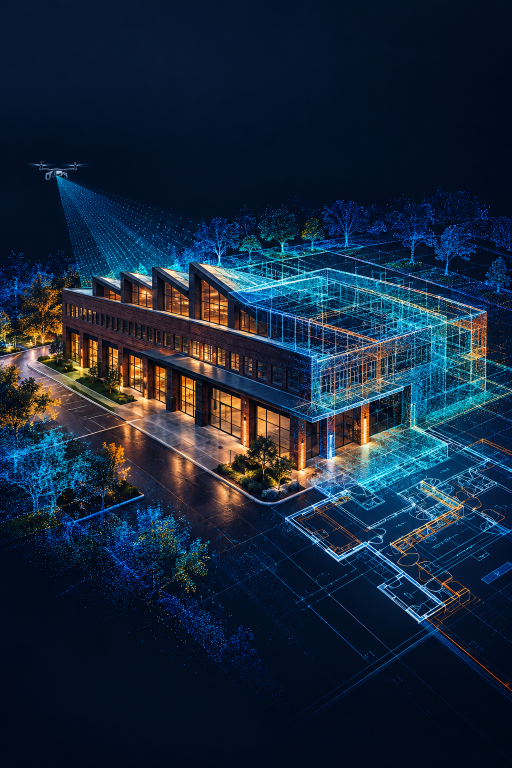
#> input picture cases/_src/truescan/drone_raw1.png, 1024 x 1536 px, found by its file name (shown at 1/2 size); its folder holds only this picture in this run
$ python build_truescan.py
#> lines starting #> are read from the running program, lines starting #| are printed output that depends on the picture
### cases/_tools/flat.py
# Плоские визуалы кейса: без перспективы и свечений, крупно и резко.
# Растр собирается в PIL (Lanczos), подписи — HTML в Playwright без трансформаций.
# Картинки заранее уменьшаются до точного размера в пикселях, чтобы браузер их не пережимал.
import os, io, html
from PIL import Image, ImageDraw, ImageFilter

BG = (243, 244, 246)          # нейтральный фон, как bg/subtle в TrueScan
NAVY = (11, 21, 40)
TMP = None


def save(img, path, q=92):
    img.convert('RGB').save(path, quality=q, optimize=True, progressive=True, subsampling=0)


# [23 lines left out: functions _mask, _card, _place, not called in this run]


def crop(path, box, s=2):
    return Image.open(path).convert('RGB').crop(tuple(v * s for v in box))


def fit(img, w=None, h=None):
    k = min((w or 10 ** 9) / img.width, (h or 10 ** 9) / img.height)
    return img.resize((round(img.width * k), round(img.height * k)), Image.LANCZOS)


# [7 lines left out: function tile, not called in this run]


def cover(art, shot, size=(2800, 1575)):
    """Обложка: иллюстрация с дроном слева на navy, справа плоский экран продукта, уходящий за край."""
#> called with art = 'cases/_src/truescan/drone_raw1.png', shot = 'cases/_src/truescan/lead_table.png', size = (2800, 1575)
    W, H = size
    cv = Image.new('RGBA', size, NAVY + (255,))
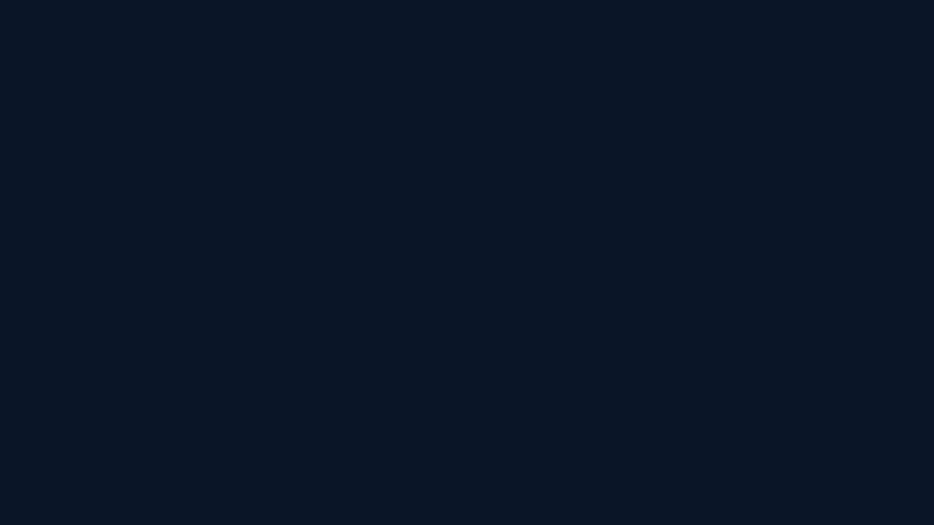
#> cv: PIL image 2800x1575 RGBA (shown at 1/3 size); mean R, G, B, A 11, 21, 40, 255
    a = Image.open(art).convert('RGB')
#> a is the input picture: PIL image 1024x1536 RGB; mean R, G, B 21.3, 38.9, 59.1
    a = fit(a, h=round(H * 1.22)); ax, ay = round(W * 0.0), -round(H * 0.17)
#> in fit, `return img.resize((round(img.width * k), round(img.height * k)), Image..`:
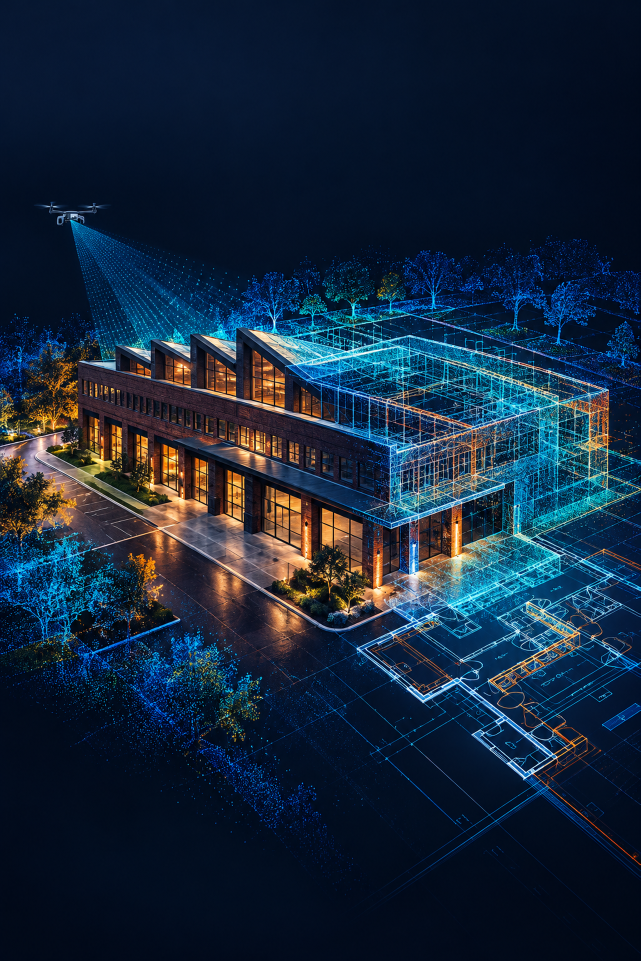
#> returned value: PIL image 1281x1922 RGB (shown at 1/2 size); mean R, G, B 21.4, 38.9, 59.1
    cv.paste(a, (ax, ay))
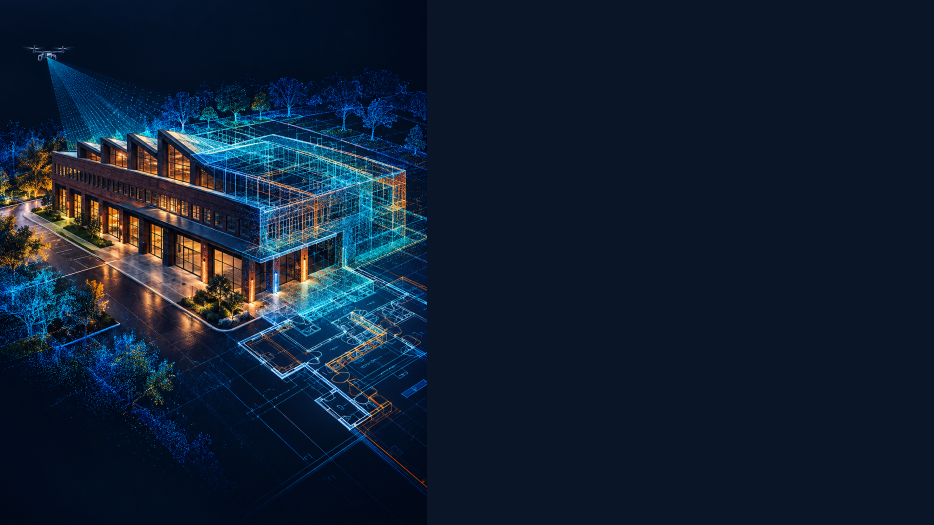
#> cv: PIL image 2800x1575 RGBA (shown at 1/3 size); mean R, G, B, A 17.5, 31.3, 50.7, 255
    # плавный переход иллюстрации в фон
    fade = Image.new('L', (W, 1))
    for x in range(W):
        k = (x - W * 0.30) / (W * 0.22)
        fade.putpixel((x, 0), int(255 * max(0, min(1, k))))
    cv.paste(Image.new('RGB', size, NAVY), (0, 0), fade.resize(size))
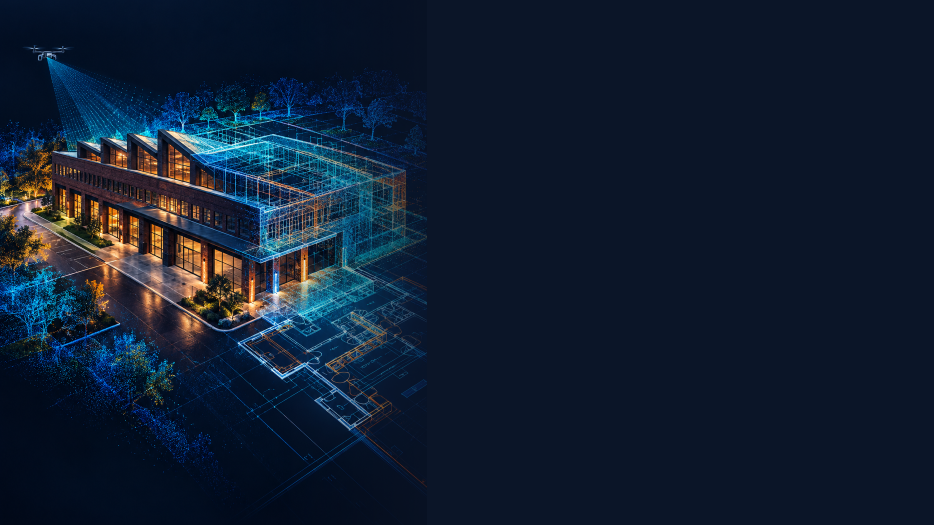
#> cv: PIL image 2800x1575 RGBA (shown at 1/3 size); mean R, G, B, A 17.2, 30, 49, 255
#> (the run stopped early here; a loop or call above may not have finished)
